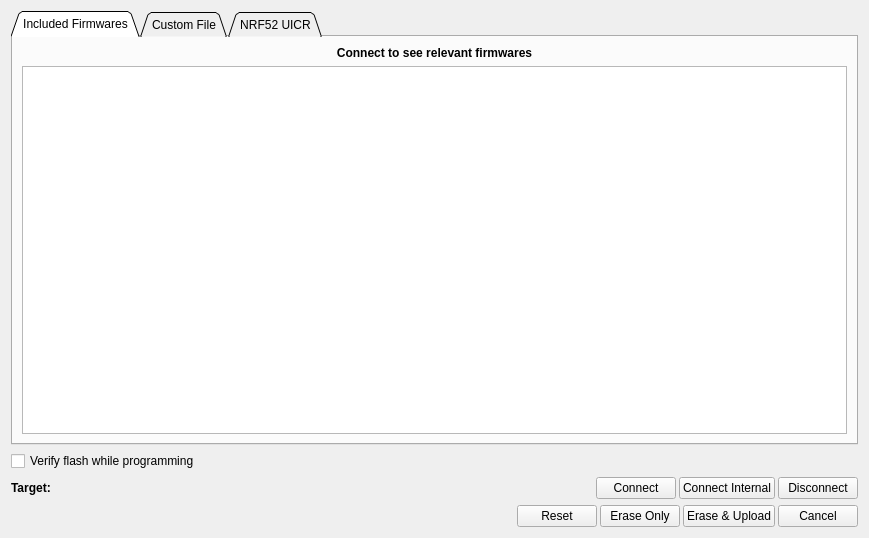
<?xml version="1.0" encoding="UTF-8"?>
<ui version="4.0">
 <class>PageSwdProg</class>
 <widget class="QWidget" name="PageSwdProg">
  <property name="geometry">
   <rect>
    <x>0</x>
    <y>0</y>
    <width>869</width>
    <height>538</height>
   </rect>
  </property>
  <property name="windowTitle">
   <string>Form</string>
  </property>
  <layout class="QVBoxLayout" name="verticalLayout_2">
   <item>
    <widget class="QTabWidget" name="tabWidget">
     <property name="tabShape">
      <enum>QTabWidget::Triangular</enum>
     </property>
     <property name="currentIndex">
      <number>0</number>
     </property>
     <widget class="QWidget" name="tab">
      <attribute name="title">
       <string>Included Firmwares</string>
      </attribute>
      <layout class="QVBoxLayout" name="verticalLayout">
       <item>
        <widget class="QLabel" name="label_2">
         <property name="font">
          <font>
           <weight>75</weight>
           <bold>true</bold>
          </font>
         </property>
         <property name="text">
          <string>Connect to see relevant firmwares</string>
         </property>
         <property name="alignment">
          <set>Qt::AlignCenter</set>
         </property>
         <property name="wordWrap">
          <bool>true</bool>
         </property>
        </widget>
       </item>
       <item>
        <widget class="QListWidget" name="fwList"/>
       </item>
      </layout>
     </widget>
     <widget class="QWidget" name="tab_2">
      <attribute name="title">
       <string>Custom File</string>
      </attribute>
      <layout class="QVBoxLayout" name="verticalLayout_3">
       <item>
        <layout class="QHBoxLayout" name="horizontalLayout_4">
         <item>
          <widget class="QRadioButton" name="useFw1Button">
           <property name="text">
            <string>Use</string>
           </property>
           <property name="checked">
            <bool>true</bool>
           </property>
          </widget>
         </item>
         <item>
          <widget class="QLineEdit" name="fwEdit"/>
         </item>
         <item>
          <widget class="QPushButton" name="chooseButton">
           <property name="sizePolicy">
            <sizepolicy hsizetype="Fixed" vsizetype="Fixed">
             <horstretch>0</horstretch>
             <verstretch>0</verstretch>
            </sizepolicy>
           </property>
           <property name="toolTip">
            <string>Choose file...</string>
           </property>
           <property name="text">
            <string/>
           </property>
           <property name="icon">
            <iconset resource="../res.qrc">
             <normaloff>:/res/icons/Open Folder-96.png</normaloff>:/res/icons/Open Folder-96.png</iconset>
           </property>
          </widget>
         </item>
        </layout>
       </item>
       <item>
        <layout class="QHBoxLayout" name="horizontalLayout_5">
         <item>
          <widget class="QRadioButton" name="useFw2Button">
           <property name="text">
            <string>Use</string>
           </property>
          </widget>
         </item>
         <item>
          <widget class="QLineEdit" name="fw2Edit"/>
         </item>
         <item>
          <widget class="QPushButton" name="choose2Button">
           <property name="sizePolicy">
            <sizepolicy hsizetype="Fixed" vsizetype="Fixed">
             <horstretch>0</horstretch>
             <verstretch>0</verstretch>
            </sizepolicy>
           </property>
           <property name="toolTip">
            <string>Choose file...</string>
           </property>
           <property name="text">
            <string/>
           </property>
           <property name="icon">
            <iconset resource="../res.qrc">
             <normaloff>:/res/icons/Open Folder-96.png</normaloff>:/res/icons/Open Folder-96.png</iconset>
           </property>
          </widget>
         </item>
        </layout>
       </item>
       <item>
        <layout class="QHBoxLayout" name="horizontalLayout_6">
         <item>
          <widget class="QRadioButton" name="useFw3Button">
           <property name="text">
            <string>Use</string>
           </property>
          </widget>
         </item>
         <item>
          <widget class="QLineEdit" name="fw3Edit"/>
         </item>
         <item>
          <widget class="QPushButton" name="choose3Button">
           <property name="sizePolicy">
            <sizepolicy hsizetype="Fixed" vsizetype="Fixed">
             <horstretch>0</horstretch>
             <verstretch>0</verstretch>
            </sizepolicy>
           </property>
           <property name="toolTip">
            <string>Choose file...</string>
           </property>
           <property name="text">
            <string/>
           </property>
           <property name="icon">
            <iconset resource="../res.qrc">
             <normaloff>:/res/icons/Open Folder-96.png</normaloff>:/res/icons/Open Folder-96.png</iconset>
           </property>
          </widget>
         </item>
        </layout>
       </item>
       <item>
        <layout class="QHBoxLayout" name="horizontalLayout_7">
         <item>
          <widget class="QRadioButton" name="useFw4Button">
           <property name="text">
            <string>Use</string>
           </property>
          </widget>
         </item>
         <item>
          <widget class="QLineEdit" name="fw4Edit"/>
         </item>
         <item>
          <widget class="QPushButton" name="choose4Button">
           <property name="sizePolicy">
            <sizepolicy hsizetype="Fixed" vsizetype="Fixed">
             <horstretch>0</horstretch>
             <verstretch>0</verstretch>
            </sizepolicy>
           </property>
           <property name="toolTip">
            <string>Choose file...</string>
           </property>
           <property name="text">
            <string/>
           </property>
           <property name="icon">
            <iconset resource="../res.qrc">
             <normaloff>:/res/icons/Open Folder-96.png</normaloff>:/res/icons/Open Folder-96.png</iconset>
           </property>
          </widget>
         </item>
        </layout>
       </item>
       <item>
        <spacer name="verticalSpacer">
         <property name="orientation">
          <enum>Qt::Vertical</enum>
         </property>
         <property name="sizeHint" stdset="0">
          <size>
           <width>20</width>
           <height>266</height>
          </size>
         </property>
        </spacer>
       </item>
      </layout>
     </widget>
     <widget class="QWidget" name="tab_3">
      <attribute name="title">
       <string>NRF52 UICR</string>
      </attribute>
      <layout class="QVBoxLayout" name="verticalLayout_4">
       <item>
        <widget class="QTableWidget" name="uicrTable">
         <attribute name="horizontalHeaderStretchLastSection">
          <bool>false</bool>
         </attribute>
         <column>
          <property name="text">
           <string>Name</string>
          </property>
         </column>
         <column>
          <property name="text">
           <string>Offset</string>
          </property>
         </column>
         <column>
          <property name="text">
           <string>Value</string>
          </property>
         </column>
         <column>
          <property name="text">
           <string>Read</string>
          </property>
         </column>
         <column>
          <property name="text">
           <string>Write</string>
          </property>
         </column>
        </widget>
       </item>
       <item>
        <layout class="QHBoxLayout" name="horizontalLayout_3">
         <item>
          <widget class="QPushButton" name="uicrReadButton">
           <property name="text">
            <string>Read All</string>
           </property>
           <property name="icon">
            <iconset resource="../res.qrc">
             <normaloff>:/res/icons/Upload-96.png</normaloff>:/res/icons/Upload-96.png</iconset>
           </property>
          </widget>
         </item>
         <item>
          <widget class="QPushButton" name="uicrWriteButton">
           <property name="text">
            <string>Write All</string>
           </property>
           <property name="icon">
            <iconset resource="../res.qrc">
             <normaloff>:/res/icons/Download-96.png</normaloff>:/res/icons/Download-96.png</iconset>
           </property>
          </widget>
         </item>
         <item>
          <widget class="QPushButton" name="uicrEraseButton">
           <property name="text">
            <string>Erase</string>
           </property>
           <property name="icon">
            <iconset resource="../res.qrc">
             <normaloff>:/res/icons/Delete-96.png</normaloff>:/res/icons/Delete-96.png</iconset>
           </property>
          </widget>
         </item>
        </layout>
       </item>
      </layout>
     </widget>
    </widget>
   </item>
   <item>
    <widget class="QCheckBox" name="verifyBox">
     <property name="text">
      <string>Verify flash while programming</string>
     </property>
     <property name="checked">
      <bool>false</bool>
     </property>
    </widget>
   </item>
   <item>
    <layout class="QHBoxLayout" name="horizontalLayout_2">
     <property name="spacing">
      <number>3</number>
     </property>
     <item>
      <widget class="QLabel" name="label">
       <property name="font">
        <font>
         <weight>75</weight>
         <bold>true</bold>
        </font>
       </property>
       <property name="text">
        <string>Target:</string>
       </property>
      </widget>
     </item>
     <item>
      <widget class="QLabel" name="targetLabel">
       <property name="sizePolicy">
        <sizepolicy hsizetype="MinimumExpanding" vsizetype="Preferred">
         <horstretch>0</horstretch>
         <verstretch>0</verstretch>
        </sizepolicy>
       </property>
       <property name="text">
        <string/>
       </property>
      </widget>
     </item>
     <item>
      <widget class="QPushButton" name="connectButton">
       <property name="toolTip">
        <string>Connect to external MCU over SWD.</string>
       </property>
       <property name="text">
        <string>Connect</string>
       </property>
       <property name="icon">
        <iconset resource="../res.qrc">
         <normaloff>:/res/icons/Connected-96.png</normaloff>:/res/icons/Connected-96.png</iconset>
       </property>
      </widget>
     </item>
     <item>
      <widget class="QPushButton" name="connectNrf5xButton">
       <property name="toolTip">
        <string>Connect to internal NRF5x MCU</string>
       </property>
       <property name="text">
        <string>Connect Internal</string>
       </property>
       <property name="icon">
        <iconset resource="../res.qrc">
         <normaloff>:/res/icons/Connected-96.png</normaloff>:/res/icons/Connected-96.png</iconset>
       </property>
      </widget>
     </item>
     <item>
      <widget class="QPushButton" name="disconnectButton">
       <property name="text">
        <string>Disconnect</string>
       </property>
       <property name="icon">
        <iconset resource="../res.qrc">
         <normaloff>:/res/icons/Disconnected-96.png</normaloff>:/res/icons/Disconnected-96.png</iconset>
       </property>
      </widget>
     </item>
    </layout>
   </item>
   <item>
    <layout class="QHBoxLayout" name="horizontalLayout">
     <property name="spacing">
      <number>3</number>
     </property>
     <item>
      <widget class="DisplayPercentage" name="display" native="true">
       <property name="sizePolicy">
        <sizepolicy hsizetype="MinimumExpanding" vsizetype="Preferred">
         <horstretch>0</horstretch>
         <verstretch>0</verstretch>
        </sizepolicy>
       </property>
      </widget>
     </item>
     <item>
      <widget class="QPushButton" name="resetButton">
       <property name="text">
        <string>Reset</string>
       </property>
       <property name="icon">
        <iconset resource="../res.qrc">
         <normaloff>:/res/icons/Restart-96.png</normaloff>:/res/icons/Restart-96.png</iconset>
       </property>
      </widget>
     </item>
     <item>
      <widget class="QPushButton" name="eraseFlashButton">
       <property name="text">
        <string>Erase Only</string>
       </property>
       <property name="icon">
        <iconset resource="../res.qrc">
         <normaloff>:/res/icons/Delete-96.png</normaloff>:/res/icons/Delete-96.png</iconset>
       </property>
      </widget>
     </item>
     <item>
      <widget class="QPushButton" name="uploadButton">
       <property name="text">
        <string>Erase &amp;&amp; Upload</string>
       </property>
       <property name="icon">
        <iconset resource="../res.qrc">
         <normaloff>:/res/icons/Download-96.png</normaloff>:/res/icons/Download-96.png</iconset>
       </property>
      </widget>
     </item>
     <item>
      <widget class="QPushButton" name="cancelButton">
       <property name="text">
        <string>Cancel</string>
       </property>
       <property name="icon">
        <iconset resource="../res.qrc">
         <normaloff>:/res/icons/Cancel-96.png</normaloff>:/res/icons/Cancel-96.png</iconset>
       </property>
      </widget>
     </item>
    </layout>
   </item>
  </layout>
 </widget>
 <customwidgets>
  <customwidget>
   <class>DisplayPercentage</class>
   <extends>QWidget</extends>
   <header>widgets/displaypercentage.h</header>
   <container>1</container>
  </customwidget>
 </customwidgets>
 <resources>
  <include location="../res.qrc"/>
 </resources>
 <connections/>
</ui>
